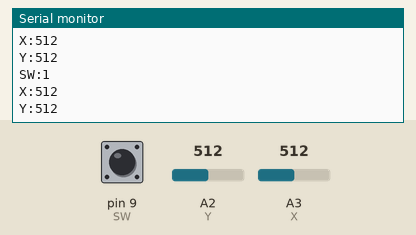
A sketch run on a simulated Arduino Uno, built with avr-gcc and run on an emulated ATmega328P. On the bench: the last lines printed to the serial monitor. The inputs (shaded band) are chosen by the test bench; at power-on: A2 (Y) = 512, A3 (X) = 512, pin 9 (SW) HIGH.

Above: at 1.2 s.
1.3 s: A2 (Y) set to 490
At 1.9 s:
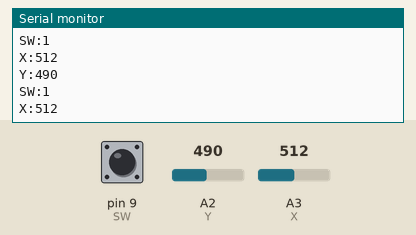
2.8 s: A3 (X) set to 490
At 3.3 s:
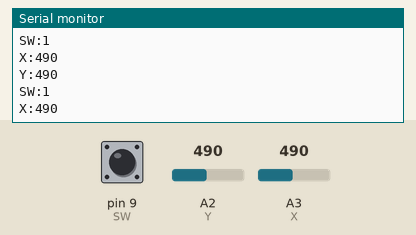
4.3 s: pin 9 (SW) pulled LOW for 0.15 s
5.9 s: A2 (Y) set to 510
At 6.4 s:
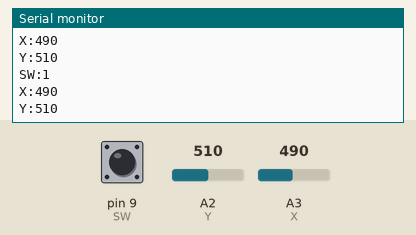
7.4 s: A3 (X) set to 510
At 8.5 s:
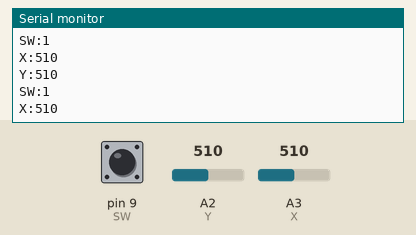
Timing chart, 0 to 9.9 s (numbered marks = the images above; inputs shaded):
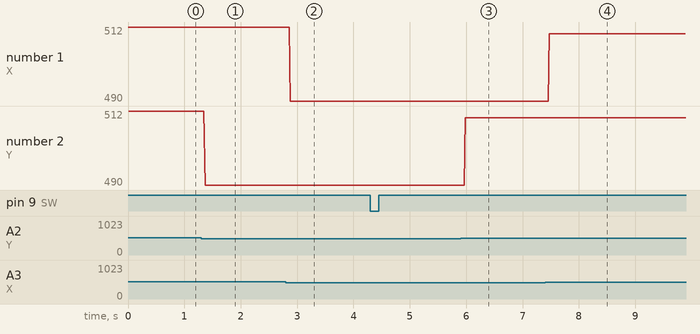

The sketch:

Baby_Monitor_Primo.ino
```cpp
/*
  PS4BabyMonitor (HC-05 primo)
  by: Questionable Mechanics
  contact: questionable.mechanics@gmail.com
  last rev: 10/2020
  This sketch is in the public domain
  Note: Developed and tested using Arduino IDE ver 1.8.42.0
*/

#include <SoftwareSerial.h>
SoftwareSerial BTSerial(10, 11); // RX | TX

const int SW = 9;
const int Y = 16;
const int X = 17;

int xPosition = 0;
int yPosition = 0;
int buttonState = 0;

void setup() {
  pinMode(SW, INPUT);
  digitalWrite(SW, HIGH);
  BTSerial.begin(38400);
  Serial.begin(9600);
}

void loop() {
  xPosition = analogRead(X);
  yPosition = analogRead(Y);
  buttonState = digitalRead(SW);

  Serial.print("SW:");
  Serial.println(digitalRead(SW));
  if (buttonState == 1) {
    BTSerial.write('0');
  }
  else if (buttonState == 0) {
    BTSerial.write('1');
  }
  Serial.print("X:");
  Serial.println(analogRead(X));
  if (xPosition <= 5 && yPosition >= 500) {
    BTSerial.write('2');
  }
  else if (xPosition >= 1000 && yPosition <= 500) {
    BTSerial.write('3');
  }
  Serial.print("Y:");
  Serial.println(analogRead(Y));
  if (yPosition <= 5 && xPosition >= 500) {
    BTSerial.write('4');
  }
  else if (yPosition >= 1000 && xPosition >= 500) {
    BTSerial.write('5');
  }
}
```

Measured:
- after the input at 1.3 s, the serial monitor: prints a new line after 0.07 s (image 1)
- after the input at 2.8 s, the serial monitor: prints a new line after 0.08 s (image 2)
- after the input at 5.9 s, the serial monitor: prints a new line after 0.08 s (image 3)
- after the input at 7.4 s, the serial monitor: prints a new line after 0.07 s (image 4)
- plotted number 2: 512 → 490 after the input at 1.3 s, 490 → 510 after the input at 5.9 s
